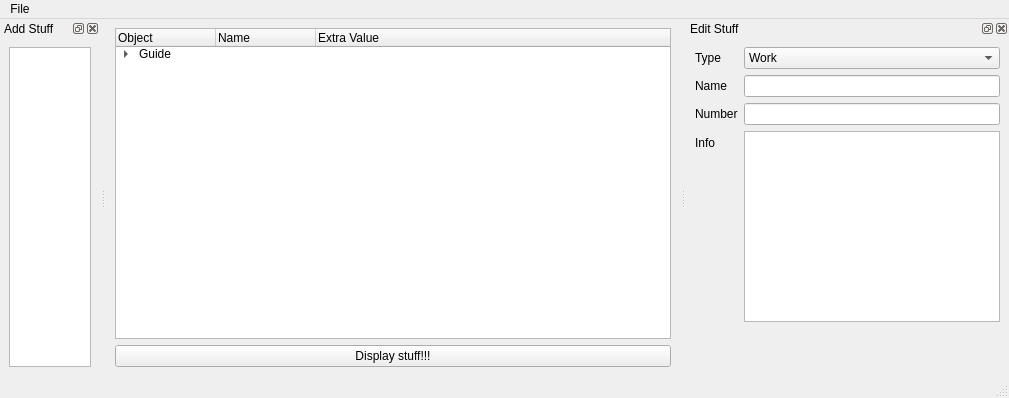
<?xml version="1.0" encoding="UTF-8"?>
<ui version="4.0">
 <class>Creator</class>
 <widget class="QMainWindow" name="Creator">
  <property name="geometry">
   <rect>
    <x>0</x>
    <y>0</y>
    <width>1009</width>
    <height>398</height>
   </rect>
  </property>
  <property name="minimumSize">
   <size>
    <width>0</width>
    <height>359</height>
   </size>
  </property>
  <property name="windowTitle">
   <string>Creator</string>
  </property>
  <property name="toolButtonStyle">
   <enum>Qt::ToolButtonStyle::ToolButtonIconOnly</enum>
  </property>
  <property name="dockOptions">
   <set>QMainWindow::DockOption::AllowTabbedDocks|QMainWindow::DockOption::AnimatedDocks</set>
  </property>
  <widget class="QWidget" name="centralWidget">
   <layout class="QHBoxLayout" name="horizontalLayout_2">
    <item>
     <layout class="QVBoxLayout" name="mainLayout">
      <item>
       <widget class="QTreeWidget" name="mainDisplay">
        <property name="dragEnabled">
         <bool>true</bool>
        </property>
        <property name="dragDropMode">
         <enum>QAbstractItemView::DragDropMode::InternalMove</enum>
        </property>
        <column>
         <property name="text">
          <string>Object</string>
         </property>
        </column>
        <column>
         <property name="text">
          <string>Name</string>
         </property>
        </column>
        <column>
         <property name="text">
          <string>Extra Value</string>
         </property>
        </column>
        <item>
         <property name="text">
          <string>Guide</string>
         </property>
         <item>
          <property name="text">
           <string>Period</string>
          </property>
         </item>
         <item>
          <property name="text">
           <string>Information</string>
          </property>
         </item>
        </item>
       </widget>
      </item>
      <item>
       <widget class="QPushButton" name="displayButton">
        <property name="text">
         <string>Display stuff!!!</string>
        </property>
       </widget>
      </item>
     </layout>
    </item>
   </layout>
  </widget>
  <widget class="QMenuBar" name="menubar">
   <property name="geometry">
    <rect>
     <x>0</x>
     <y>0</y>
     <width>1009</width>
     <height>30</height>
    </rect>
   </property>
   <widget class="QMenu" name="menuFile">
    <property name="title">
     <string>File</string>
    </property>
    <addaction name="actionOpen_Guide"/>
    <addaction name="actionSave_Guide"/>
    <addaction name="actionSave_Guide_As"/>
   </widget>
   <addaction name="menuFile"/>
  </widget>
  <widget class="QStatusBar" name="statusbar"/>
  <widget class="QDockWidget" name="addWidget">
   <property name="minimumSize">
    <size>
     <width>100</width>
     <height>125</height>
    </size>
   </property>
   <property name="windowTitle">
    <string>Add Stuff</string>
   </property>
   <attribute name="dockWidgetArea">
    <number>1</number>
   </attribute>
   <widget class="QWidget" name="addWidgetContent">
    <layout class="QVBoxLayout" name="verticalLayout_5">
     <item>
      <widget class="QListWidget" name="addList">
       <property name="sizePolicy">
        <sizepolicy hsizetype="Ignored" vsizetype="Expanding">
         <horstretch>0</horstretch>
         <verstretch>0</verstretch>
        </sizepolicy>
       </property>
      </widget>
     </item>
    </layout>
   </widget>
  </widget>
  <widget class="QDockWidget" name="editWidget">
   <property name="windowTitle">
    <string>Edit Stuff</string>
   </property>
   <attribute name="dockWidgetArea">
    <number>2</number>
   </attribute>
   <widget class="QWidget" name="editWidgetContent">
    <layout class="QFormLayout" name="formLayout_2">
     <item row="2" column="0">
      <widget class="QLabel" name="typeSelectorLabel">
       <property name="text">
        <string>Type</string>
       </property>
      </widget>
     </item>
     <item row="2" column="1">
      <widget class="QComboBox" name="typeSelector">
       <item>
        <property name="text">
         <string>Work</string>
        </property>
       </item>
       <item>
        <property name="text">
         <string>Watch/ Listen</string>
        </property>
       </item>
       <item>
        <property name="text">
         <string>Read</string>
        </property>
       </item>
       <item>
        <property name="text">
         <string>Process</string>
        </property>
       </item>
       <item>
        <property name="text">
         <string>Information</string>
        </property>
       </item>
      </widget>
     </item>
     <item row="7" column="0">
      <widget class="QLabel" name="longEditLabel">
       <property name="text">
        <string>Info</string>
       </property>
      </widget>
     </item>
     <item row="7" column="1">
      <widget class="QPlainTextEdit" name="longEdit"/>
     </item>
     <item row="8" column="1">
      <spacer name="verticalSpacer">
       <property name="orientation">
        <enum>Qt::Orientation::Vertical</enum>
       </property>
       <property name="sizeHint" stdset="0">
        <size>
         <width>20</width>
         <height>40</height>
        </size>
       </property>
      </spacer>
     </item>
     <item row="4" column="0">
      <widget class="QLabel" name="shortEditLabel">
       <property name="text">
        <string>Name</string>
       </property>
      </widget>
     </item>
     <item row="4" column="1">
      <widget class="QLineEdit" name="shortEdit"/>
     </item>
     <item row="6" column="0">
      <widget class="QLabel" name="extraEditLabel">
       <property name="text">
        <string>Number</string>
       </property>
      </widget>
     </item>
     <item row="6" column="1">
      <widget class="QLineEdit" name="extraEdit"/>
     </item>
    </layout>
   </widget>
  </widget>
  <action name="actionOpen_Guide">
   <property name="text">
    <string>Open Guide</string>
   </property>
   <property name="shortcut">
    <string>Ctrl+O</string>
   </property>
  </action>
  <action name="actionSave_Guide">
   <property name="text">
    <string>Save Guide</string>
   </property>
   <property name="shortcut">
    <string>Ctrl+S</string>
   </property>
  </action>
  <action name="actionSave_Guide_As">
   <property name="text">
    <string>Save Guide As</string>
   </property>
   <property name="shortcut">
    <string>Ctrl+Shift+S</string>
   </property>
  </action>
 </widget>
 <resources/>
 <connections/>
</ui>
